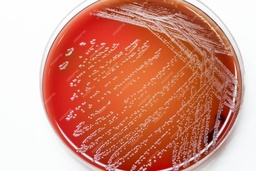
#> input picture Bac/Fotos/cultura_bacteriana.jpg, 256 x 171 px, shrunk from 1380 x 921 before the run
$ python lucky.py
#> lines starting #> are read from the running program, lines starting #| are printed output that depends on the picture
import cv2
import numpy as np

# Leitura da imagem
imagem = cv2.imread('Fotos/cultura_bacteriana.jpg')
#> imagem is the input picture: shape (171, 256, 3); mean B, G, R 125.2, 143.7, 212.9

# Conversão para escala de cinza
cinza = cv2.cvtColor(imagem, cv2.COLOR_BGR2GRAY)
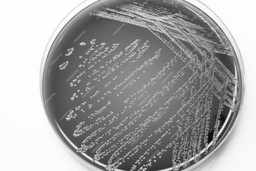
#> cinza: shape (171, 256); min 11, max 255, mean 162.3

# Aplicação de desfoque Gaussiano
desfocado = cv2.GaussianBlur(cinza, (9, 9), 2, 2)

# Detecção de círculos utilizando a Transformada de Hough
circulos = cv2.HoughCircles(desfocado, cv2.HOUGH_GRADIENT, dp=1, minDist=20,param1=50, param2=30, minRadius=0, maxRadius=0)
#> circulos = 26 rows, first 8: [135.5, 85.5, 93.7], [160.5, 85.5, 81.7], [110.5, 88.5, 69.2], [118.5, 68.5, 70.3], [141.5, 105.5, 73.4], [170.5, 108.5, 54.4], [117.5, 111.5, 55.6], [174.5, 61.5, 57.5]

# Conversão dos círculos para inteiros (se algum círculo foi detectado)
if circulos is not None:
    circulos = np.round(circulos[0, :]).astype("int")
#> circulos = 26 rows, first 8: [136, 86, 94], [160, 86, 82], [110, 88, 69], [118, 68, 70], [142, 106, 73], [170, 108, 54], [118, 112, 56], [174, 62, 58]

    # Desenho dos círculos detectados
    for (x, y, r) in circulos:
        cv2.circle(imagem, (x, y), r, (0, 255, 0), 4)
#> this loop made 26 passes
#> (x, y, r) on passes 1 to 12: (136, 86, 94), (160, 86, 82), (110, 88, 69), (118, 68, 70), (142, 106, 73), (170, 108, 54), (118, 112, 56), (174, 62, 58), (182, 88, 56), (90, 100, 46), (90, 78, 62), (194, 106, 50)
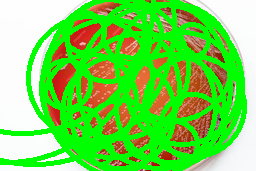
#> imagem: shape (171, 256, 3); mean B, G, R 82.6, 215.9, 113.6

# Visualização da imagem com círculos detectados
cv2.imshow("Círculos Detectados", imagem)
cv2.waitKey(0)
cv2.destroyAllWindows()

$ run again, with Bac/Fotos/Captura de tela 2024-04-13 000820.png saved as Bac/Fotos/cultura_bacteriana.jpg
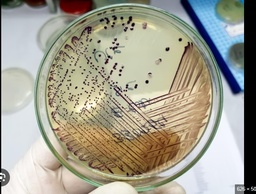
#> input picture Bac/Fotos/Captura de tela 2024-04-13 000820.png, 256 x 194 px, shrunk from 643 x 487 before the run
#> imagem is the input picture: shape (194, 256, 3); mean B, G, R 145.6, 160.1, 163
#> `cinza = cv2.cvtColor(imagem, cv2.COLOR_BGR2GRAY)`:
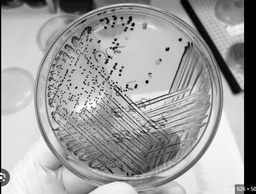
#> cinza: shape (194, 256); min 0, max 255, mean 159.3
#> `circulos = cv2.HoughCircles(desfocado, cv2.HOUGH_GRADIENT, dp=1, minDi..`: circulos = 37 rows, first 8: [131.5, 96.5, 81.7], [151.5, 91.5, 78.3], [144.5, 65.5, 54], [155.5, 112.5, 63.2], [102.5, 122.5, 59.3], [123.5, 58.5, 56.9], [165.5, 70.5, 56.2], [139.5, 45.5, 64.6]
#> `circulos = np.round(circulos[0, :]).astype("int")`: circulos = 37 rows, first 8: [132, 96, 82], [152, 92, 78], [144, 66, 54], [156, 112, 63], [102, 122, 59], [124, 58, 57], [166, 70, 56], [140, 46, 65]
#> the loop `for (x, y, r) in circulos:` made 37 passes
#> after the loop `for (x, y, r) in circulos:`:
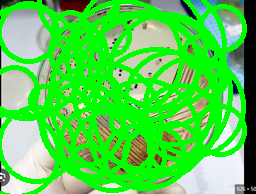
#> imagem: shape (194, 256, 3); mean B, G, R 75, 211, 80.3

$ run again, with Bac/Fotos/Captura de tela 2024-04-13 001146.png saved as Bac/Fotos/cultura_bacteriana.jpg
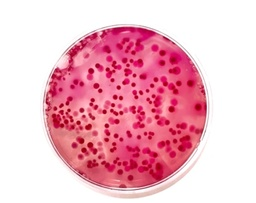
#> input picture Bac/Fotos/Captura de tela 2024-04-13 001146.png, 256 x 203 px, shrunk from 512 x 406 before the run
#> imagem is the input picture: shape (203, 256, 3); mean B, G, R 198.6, 184.8, 240.7
#> `cinza = cv2.cvtColor(imagem, cv2.COLOR_BGR2GRAY)`:
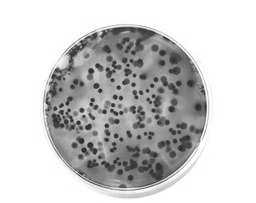
#> cinza: shape (203, 256); min 41, max 255, mean 203.1
#> `circulos = cv2.HoughCircles(desfocado, cv2.HOUGH_GRADIENT, dp=1, minDi..`: circulos = 16 rows, first 8: [128.5, 114.5, 83.4], [90.5, 87.5, 41.4], [155.5, 129.5, 46.3], [121.5, 92.5, 40.2], [101.5, 59.5, 28.9], [129.5, 147.5, 27.5], [155.5, 66.5, 31.5], [174.5, 118.5, 31.5]
#> `circulos = np.round(circulos[0, :]).astype("int")`: circulos = 16 rows, first 8: [128, 114, 83], [90, 88, 41], [156, 130, 46], [122, 92, 40], [102, 60, 29], [130, 148, 28], [156, 66, 32], [174, 118, 32]
#> the loop `for (x, y, r) in circulos:` made 16 passes
#> after the loop `for (x, y, r) in circulos:`:
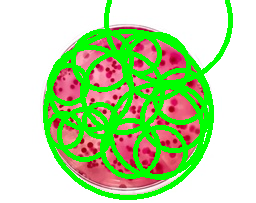
#> imagem: shape (203, 256, 3); mean B, G, R 163.4, 219.4, 185.1
